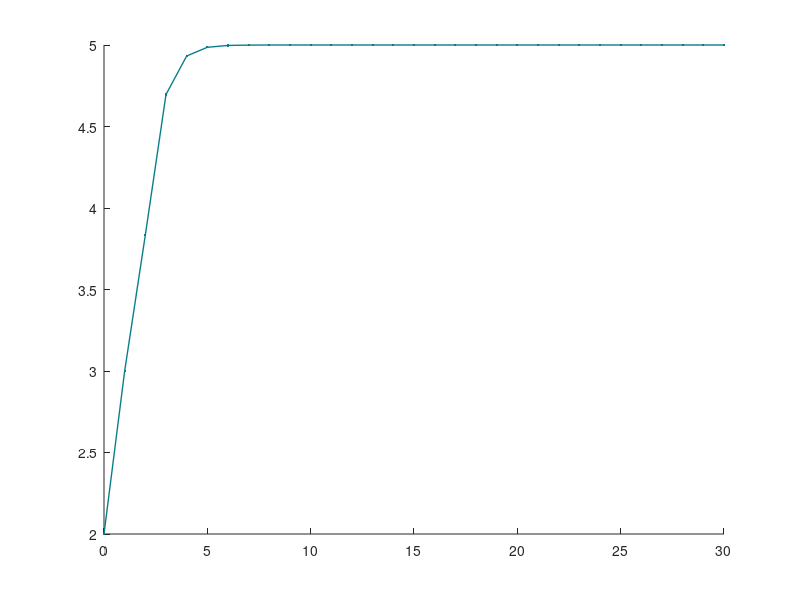

Reproduce this figure in MATLAB. (Note: this script raises an error after producing the figure.)
clc;
clear;
load('all.mat');

[R, C] = size(B);
meanValues = zeros(1, C);
stdValues = zeros(1, C);
for w = 1:C
    col = B(:, w);
    meanValues(w) = mean(col);
    stdValues(w) = std(col);
end

meanValues = [2, meanValues];
stdValues = [0, stdValues];
x = [0, 1:C]; 

figure;
hold on;
h1=plot(x, meanValues, '.', 'Color', [8, 126, 139]/255); 
h2=plot(x, meanValues, 'LineWidth', 1, 'Color', [8, 126, 139]/255); 

e = errorbar(x, meanValues, stdValues, 'Color', [8, 126, 139]/255); 
e.LineWidth = 0.5;  
e.CapSize = 0; 

set(gca, 'YTick', 1:1:10);
set(gca, 'XTick', 0:10:60);     
lgd = legend([h2], {'All Programs: 20,000 Simulations'},'Location', 'north', 'Orientation', 'vertical');
set(lgd, 'FontName', 'Arial', 'FontSize', 11);  % Set legend font size

xlabel('Optimization Step', 'FontSize', 14);  
ylabel('Cell Type Number', 'FontSize', 14);   

set(gca, 'FontSize', 18, 'FontName', 'Arial');  
ylim([1 6]);
xlim([0 35]);   
set(gca, 'XTick', 0:5:35);     
set(gca, 'YTick', 2:1:6);  

axis square;
hold off;